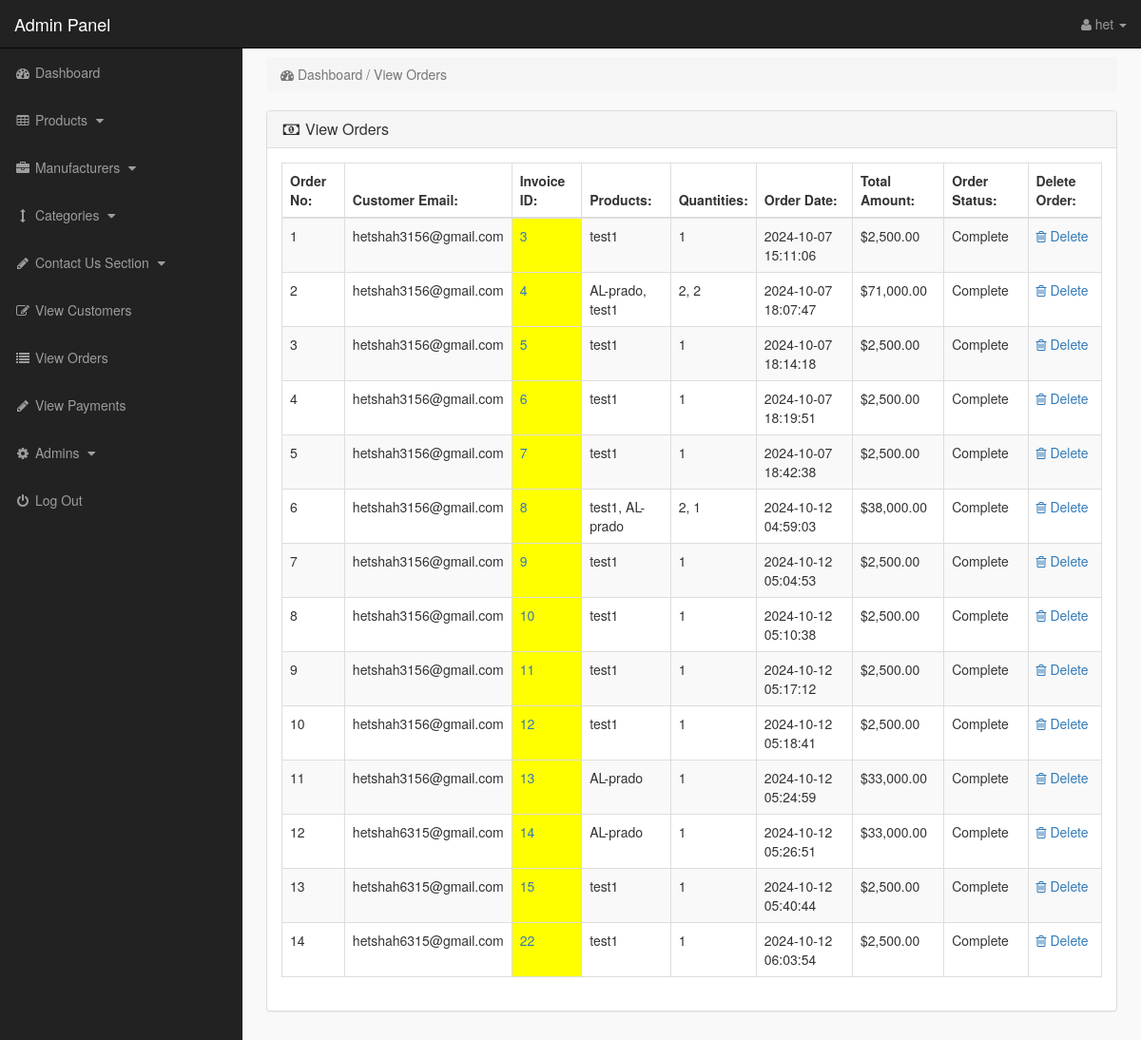
Before: /admin/index.php?view_orders (signed in) with the older database file.
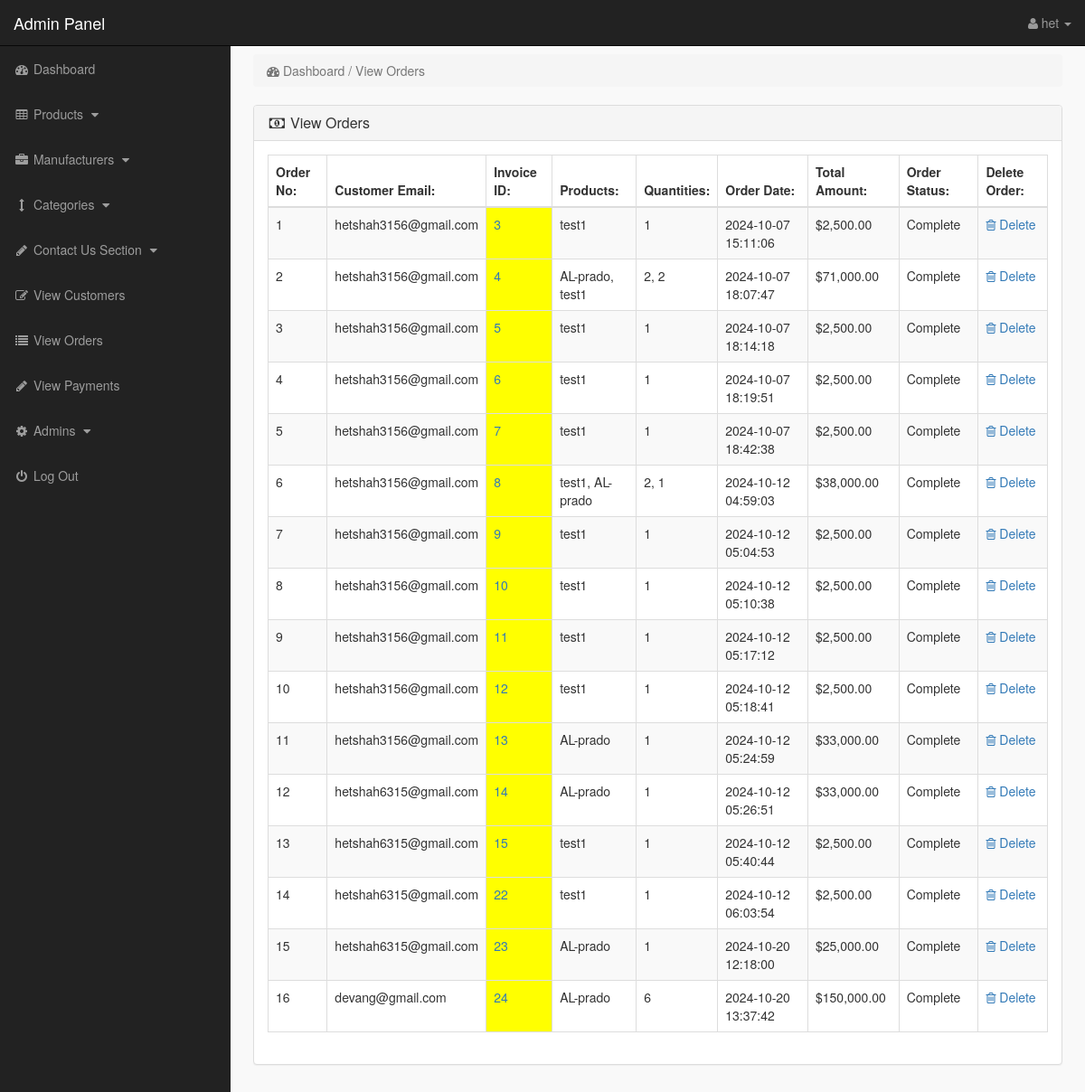
After: the same page with the newer database file.
### tables this page shows
CREATE TABLE `pending_orders` (
  `order_id` int(10) NOT NULL,
  `customer_id` int(10) NOT NULL,
  `invoice_id` int(10) NOT NULL,
  `product_id` text NOT NULL,
  `qty` int(10) NOT NULL,
  `p_price` text NOT NULL,
  `order_status` text NOT NULL,
  `order_total` decimal(10,2) DEFAULT NULL,
  `order_date` decimal(10,2) DEFAULT NULL,
  `payment_method` varchar(50) NOT NULL
);

CREATE TABLE `customers` (
  `customer_id` int(10) NOT NULL,
  `customer_name` varchar(255) NOT NULL,
  `customer_pass` varchar(11) NOT NULL,
  `customer_email` varchar(255) NOT NULL,
  `customer_country` text NOT NULL,
  `customer_city` text NOT NULL,
  `state` varchar(100) NOT NULL,
  `zip_code` varchar(20) NOT NULL,
  `customer_contact` varchar(255) NOT NULL,
  `phone_number` varchar(20) NOT NULL,
  `customer_address` text NOT NULL,
  `created_at` timestamp NOT NULL DEFAULT current_timestamp(),
  `updated_at` timestamp NOT NULL DEFAULT current_timestamp() ON UPDATE current_timestamp()
);

CREATE TABLE `customer_orders` (
  `order_id` int(10) NOT NULL,
  `invoice_id` int(11) DEFAULT NULL,
  `customer_id` int(10) NOT NULL,
  `due_amount` decimal(10,2) NOT NULL,
  `order_date` timestamp NOT NULL DEFAULT current_timestamp(),
  `order_status` varchar(255) NOT NULL DEFAULT 'Complete',
  `order_total` decimal(10,2) NOT NULL
);

### admin/view_orders.php (the view)
<?php
if (!isset($_SESSION['admin_email'])) {
    echo "<script>window.open('login.php','_self')</script>";
} else {
?>
    <div class="row">
        <div class="col-lg-12">
            <ol class="breadcrumb">
                <li class="active">
                    <i class="fa fa-dashboard"></i> Dashboard / View Orders
                </li>
            </ol>
        </div>
    </div>
    <div class="row">
        <div class="col-lg-12">
            <div class="panel panel-default">
                <div class="panel-heading">
                    <h3 class="panel-title">
                        <i class="fa fa-money fa-fw"></i> View Orders
                    </h3>
                </div>
                <div class="panel-body">
                    <div class="table-responsive">
                        <table class="table table-bordered table-hover table-striped">
                            <thead>
                                <tr>
                                    <th>Order No:</th>
                                    <th>Customer Email:</th>
                                    <th>Invoice ID:</th>
                                    <th>Products:</th>
                                    <th>Quantities:</th>
                                    <th>Order Date:</th>
                                    <th>Total Amount:</th>
                                    <th>Order Status:</th>
                                    <th>Delete Order:</th>
                                </tr>
                            </thead>
                            <tbody>
                                <?php
                                $i = 0;
                                $get_orders = "
                                SELECT
                                    po.order_id, po.customer_id, po.order_status,
                                    co.invoice_id, co.order_date,
                                    c.customer_email,
                                    GROUP_CONCAT(p.product_title SEPARATOR ', ') AS product_titles,
                                    GROUP_CONCAT(oi.qty SEPARATOR ', ') AS quantities,
                                    SUM(oi.qty * oi.price) AS total_amount
                                FROM pending_orders po
                                JOIN customer_orders co ON po.order_id = co.order_id
                                JOIN customers c ON po.customer_id = c.customer_id
                                JOIN order_items oi ON po.order_id = oi.order_id
                                JOIN products p ON oi.product_id = p.product_id
                                GROUP BY po.order_id
                            ";
                                $run_orders = mysqli_query($con, $get_orders);
                                while ($row_orders = mysqli_fetch_array($run_orders)) {
                                    $i++;
                                    $order_id = $row_orders['order_id'];
                                    $customer_email = $row_orders['customer_email'];
                                    $invoice_id = $row_orders['invoice_id'];
                                    $product_titles = $row_orders['product_titles'];
                                    $quantities = $row_orders['quantities'];
                                    $order_date = $row_orders['order_date'];
                                    $total_amount = $row_orders['total_amount'];
                                    $order_status = $row_orders['order_status'];
                                ?>
                                    <tr>
                                        <td><?php echo $i; ?></td>
                                        <td><?php echo $customer_email; ?></td>
                                        <td bgcolor="yellow">
                                            <a href="../order_confirmation.php?order_id=<?php echo $order_id; ?>">
                                                <?php echo ($invoice_id != '') ? $invoice_id : 'N/A'; ?>
                                            </a>
                                        </td>
                                        <td><?php echo $product_titles; ?></td>
                                        <td><?php echo $quantities; ?></td>
                                        <td><?php echo $order_date; ?></td>
                                        <td>$<?php echo number_format($total_amount, 2); ?></td>
                                        <td>
                                            <?php echo ($order_status == 'pending') ? 'Pending' : 'Complete'; ?>
                                        </td>
                                        <td>
                                            <a href="index.php?order_delete=<?php echo $order_id; ?>">
                                                <i class="fa fa-trash-o"></i> Delete
                                            </a>
                                        </td>
                                    </tr>
                                <?php } ?>
                            </tbody>
                        </table>
                    </div>
                </div>
            </div>
        </div>
    </div>
<?php } ?>

### admin/index.php (shortened to what this page needs)
<?php
include("includes/db.php");
if (!isset($_SESSION['admin_email'])) {
    echo "<script>window.open('../login.php','_self')</script>";
} else {
?>
    <?php
    $admin_session = $_SESSION['admin_email'];
    $get_admin = "select * from admins  where admin_email='$admin_session'";
    $run_admin = mysqli_query($con, $get_admin);
    $row_admin = mysqli_fetch_array($run_admin);
    $admin_name = $row_admin['admin_name'];
    ?>
    <!DOCTYPE html>
    <html>
    <head>
        <link href="css/bootstrap.min.css" rel="stylesheet">
        <link href="css/style.css" rel="stylesheet">
        <link href="font-awesome/css/font-awesome.min.css" rel="stylesheet">
    </head>
    <body>
        <div id="wrapper">
            <?php include("includes/sidebar.php"); ?>
            <div id="page-wrapper">
                <div class="container-fluid">
                    <?php
                    if (isset($_GET['view_orders'])) {
                        include("view_orders.php");
                    }
                    ?>
                </div>
            </div>
        </div>
    </body>
    </html>
<?php } ?>

### admin/includes/sidebar.php (shortened to what this page needs)
<?php
if (!isset($_SESSION['admin_email'])) {
    echo "<script>window.open('login.php','_self')</script>";
} else {
?>
    <nav class="navbar navbar-inverse navbar-fixed-top">
        <div class="navbar-header">
            <a class="navbar-brand" href="index.php?dashboard">Admin Panel</a>
        </div>
        <ul class="nav navbar-right top-nav">
            <li class="dropdown">
                <a href="#" class="dropdown-toggle" data-toggle="dropdown">
                    <i class="fa fa-user"></i>
                    <?php echo $admin_name; ?> <b class="caret"></b>
                </a>
            </li>
        </ul>
        <div class="collapse navbar-collapse navbar-ex1-collapse">
            <ul class="nav navbar-nav side-nav">
                <li>
                    <a href="index.php?dashboard">
                        <i class="fa fa-fw fa-dashboard"></i> Dashboard
                    </a>
                </li>
                <li>
                    <a href="#" data-toggle="collapse" data-target="#products">
                        <i class="fa fa-fw fa-table"></i> Products
                        <i class="fa fa-fw fa-caret-down"></i>
                    </a>
                </li>
                <li>
                    <a href="#" data-toggle="collapse" data-target="#manufacturers">
                        <i class="fa fa-fw fa-briefcase"></i> Manufacturers
                        <i class="fa fa-fw fa-caret-down"></i>
                    </a>
                </li>
                <li>
                    <a href="#" data-toggle="collapse" data-target="#cat">
                        <i class="fa fa-fw fa-arrows-v"></i> Categories
                        <i class="fa fa-fw fa-caret-down"></i>
                    </a>
                </li>
                <li>
                    <a href="#" data-toggle="collapse" data-target="#contact_us">
                        <i class="fa fa-fw fa-pencil"> </i> Contact Us Section
                        <i class="fa fa-fw fa-caret-down"></i>
                    </a>
                </li>
                <li>
                    <a href="index.php?view_customers">
                        <i class="fa fa-fw fa-edit"></i> View Customers
                    </a>
                </li>
                <li>
                    <a href="index.php?view_orders">
                        <i class="fa fa-fw fa-list"></i> View Orders
                    </a>
                </li>
                <li>
                    <a href="index.php?view_payments">
                        <i class="fa fa-fw fa-pencil"></i> View Payments
                    </a>
                </li>
                <li>
                    <a href="#" data-toggle="collapse" data-target="#users">
                        <i class="fa fa-fw fa-gear"></i> Admins
                        <i class="fa fa-fw fa-caret-down"></i>
                    </a>
                </li>
                <li>
                    <a href="logout.php">
                        <i class="fa fa-fw fa-power-off"></i> Log Out
                    </a>
                </li>
            </ul>
        </div>
    </nav>
<?php } ?>

### admin/css/style.css (style rules this page uses)
body { margin-top:100px; }
@media (min-width: 768px) { body { margin-top:50px; } }
#wrapper { padding-left:0; }
#page-wrapper { width:100%; padding:0; background-color:#F9F9F9; }
@media (min-width: 768px) { #wrapper { padding-left:255px; } }
@media (min-width: 768px) { #page-wrapper { padding:10px; } }
.top-nav { padding:0 15px; }
.top-nav>li { display:inline-block; float:left; }
.top-nav>li>a { padding-top:15px; padding-bottom:15px; line-height:20px; color:#999; }
@media (min-width: 768px) { .side-nav { position:fixed; top:51px; width:255px; border-radius:0; overflow-y:auto; background-color: #222; bottom:0; overflow-x:hidden; padding-bottom:40px; } }
@media (min-width: 768px) { .side-nav>li>a { width:255px; } }
.panel-body { border-radius:5px; }

Changed rows visible on the page:
added pending_orders: customer.customer_email "hetshah6315@gmail.com", customer_orders.invoice_id "23", product_titles "AL-prado", quantities "1", customer_orders.order_date "2024-10-20 12:18:00", total_amount "25,000.00", order_status "Complete"
added pending_orders: customer.customer_email "devang@gmail.com", customer_orders.invoice_id "24", product_titles "AL-prado", quantities "6", customer_orders.order_date "2024-10-20 13:37:42", total_amount "150,000.00", order_status "Complete"
